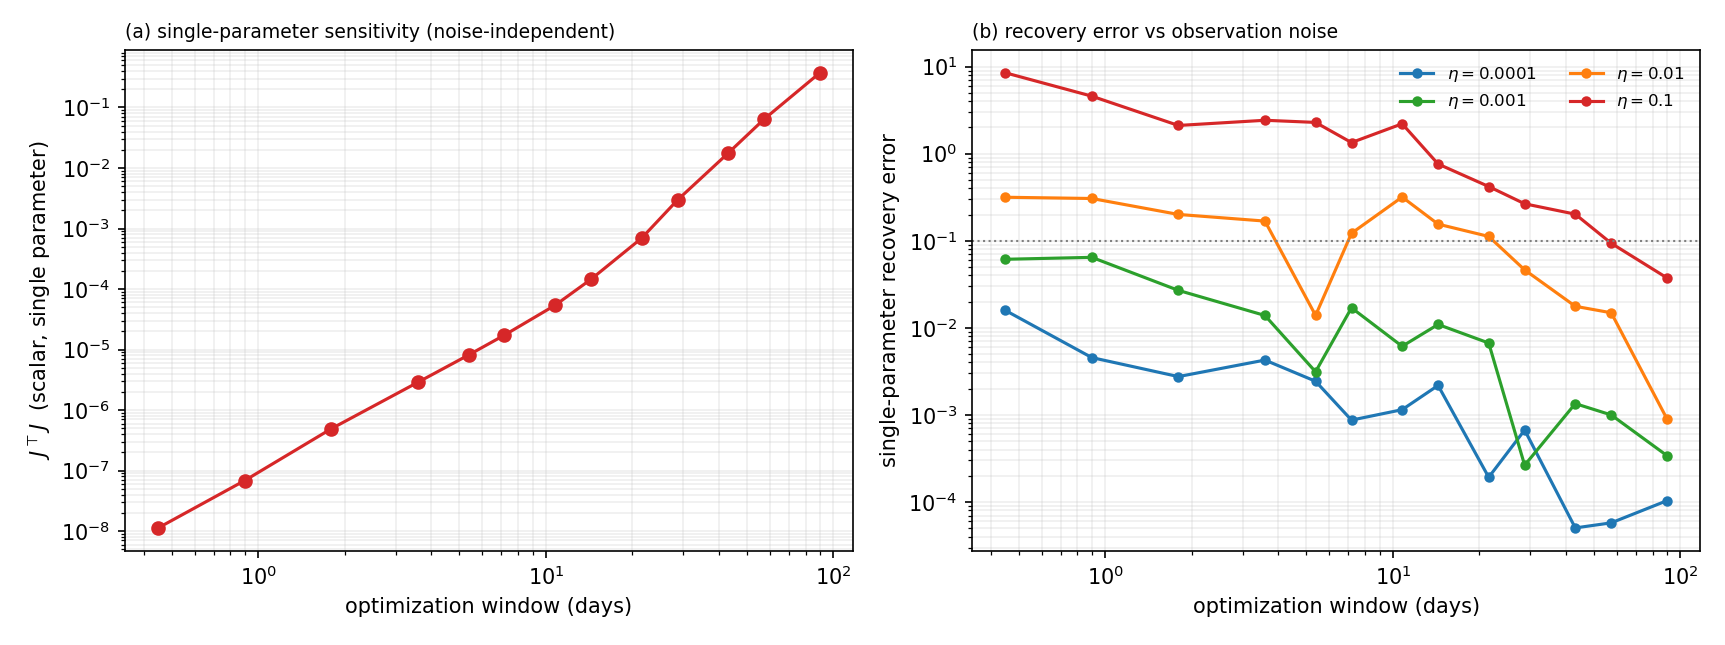

Source code (Python):
"""
test_ideas/single_param_jtj.py   (SCRATCH -- not part of the paper)

Question: for a SINGLE free parameter, J^T J is a scalar (no condition number, just a
value). Is that scalar U-shaped in the window, or monotone? And does the single-
parameter RECOVERY error ever U-turn at long windows if the observation noise is large?

Setup: canonical error g = T_{o,1}, eps=0.1, truth coefficient = 0.1. We free ONLY that
coefficient (others fixed at truth). As a function of the optimization window:

  (a) J^T J = sum_n (d r_n / d theta)^2, the scalar total sensitivity at the truth
      (noise-independent);
  (b) the single-parameter recovery error by 1-D Gauss-Newton through the differentiable
      integrator, at several observation-noise levels (median over seeds).

Note: d(resid)/d(theta) does not depend on the additive observation noise, so the
Jacobian is compiled once per window and reused across all noise levels and seeds.
"""

import os
import numpy as np
import jax
import jax.numpy as jnp
import matplotlib
matplotlib.use("Agg")
import matplotlib.pyplot as plt

from error_discovery.models import TwinModels
from error_discovery.config import ExperimentConfig, steps_to_days
from error_discovery.discovery import rollout, add_obs_noise
from error_discovery.experiment import get_attractor_ic

HERE = os.path.dirname(os.path.abspath(__file__))
THETA_TRUE = 0.1
NOISES = (1e-4, 1e-3, 1e-2, 1e-1)
N_SEEDS = 3


def run():
    cfg = ExperimentConfig()
    tw = TwinModels(0.1, (0.0, 0.0, 1.0, 0.0))     # g = T_{o,1}
    dt = cfg.dt
    xa = get_attractor_ic(tw, cfg, verbose=False)
    oidx = np.arange(tw.ndim)

    windows = [40, 80, 160, 320, 480, 640, 960, 1280, 1920, 2560, 3840, 5120, 8000]
    jtj = []
    relerr = np.full((len(NOISES), len(windows)), np.nan)

    for iw, W in enumerate(windows):
        def model_traj(theta):                      # flattened model trajectory
            c = jnp.array([0.0, 0.0, theta, 0.0])
            return rollout(lambda x: tw.f_model(x, c), xa, dt, W).ravel()
        traj_j = jax.jit(model_traj)
        jac_j = jax.jit(jax.jacfwd(model_traj))     # d(traj)/d(theta), noise-independent

        Y = np.asarray(traj_j(THETA_TRUE)).reshape(W, tw.ndim)   # truth = model at 0.1
        J0 = np.asarray(jac_j(THETA_TRUE))
        jtj.append(float(J0 @ J0))

        for ie, eta in enumerate(NOISES):
            errs = []
            for s in range(N_SEEDS):
                rng = np.random.default_rng(1000 * ie + s)
                Yn = add_obs_noise(Y, oidx, eta, rng).ravel()
                th = 0.0
                for _ in range(10):                 # 1-D Gauss-Newton
                    r = np.asarray(traj_j(th)) - Yn
                    J = np.asarray(jac_j(th))
                    d = float(J @ J)
                    if d <= 0:
                        break
                    th = th - float(J @ r) / d
                errs.append(abs(th - THETA_TRUE) / THETA_TRUE)
            relerr[ie, iw] = np.median(errs)
        print(f"W={W:5d} ({steps_to_days(W):5.1f} d)  JtJ={jtj[-1]:.3e}  "
              f"rel_err@noise={np.array2string(relerr[:, iw], precision=2)}")

    days = np.array([steps_to_days(w) for w in windows])
    fig, ax = plt.subplots(1, 2, figsize=(11.5, 4.3))
    ax[0].loglog(days, jtj, "o-", color="C3")
    ax[0].set_xlabel("optimization window (days)")
    ax[0].set_ylabel(r"$J^\top J$  (scalar, single parameter)")
    ax[0].set_title("(a) single-parameter sensitivity (noise-independent)", loc="left", fontsize=9)
    ax[0].grid(True, which="both", alpha=0.2)

    colors = ["C0", "C2", "C1", "C3"]
    for ie, eta in enumerate(NOISES):
        ax[1].loglog(days, relerr[ie], "o-", color=colors[ie], ms=4,
                     label=rf"$\eta={eta:g}$")
    ax[1].axhline(0.1, ls=":", color="grey", lw=1)
    ax[1].set_xlabel("optimization window (days)")
    ax[1].set_ylabel("single-parameter recovery error")
    ax[1].set_title("(b) recovery error vs observation noise", loc="left", fontsize=9)
    ax[1].legend(frameon=False, fontsize=8, ncol=2)
    ax[1].grid(True, which="both", alpha=0.2)
    fig.tight_layout()
    out = os.path.join(HERE, "single_param_jtj.png")
    fig.savefig(out, dpi=150)
    plt.close(fig)
    print("wrote", out)
    return windows, jtj, relerr


if __name__ == "__main__":
    run()
